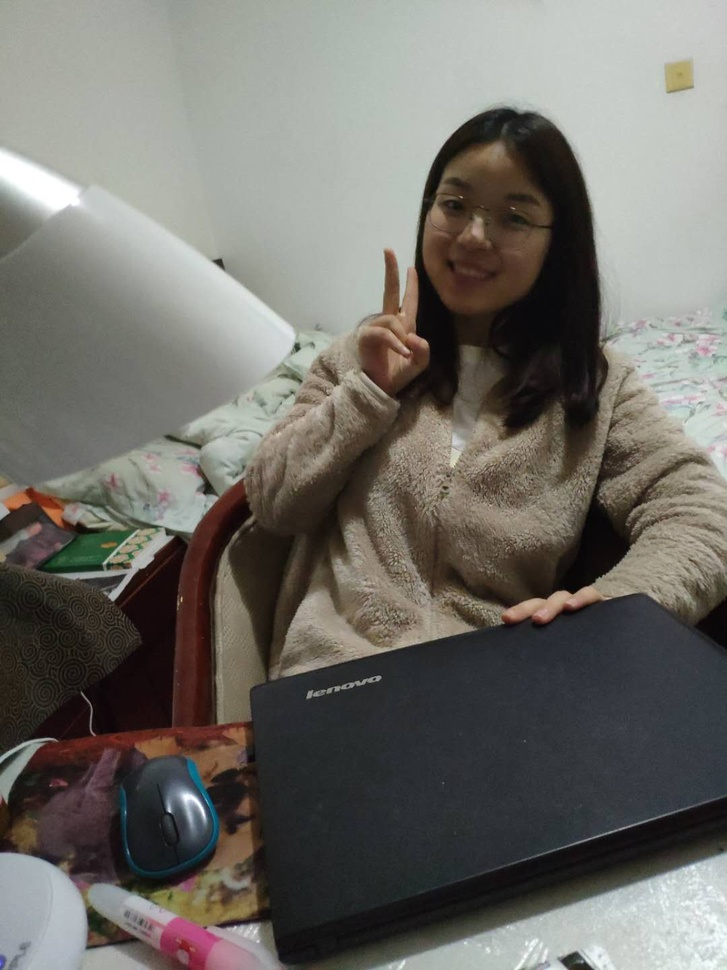
//> input picture python/image/01.jpg, 727 x 970 px, shrunk from 1080 x 1440 before the run, given in place of Test.jpg, which was not available
$ ./opencv_test   (built with g++ and OpenCV 4)
//> lines starting //> are read from the running program, lines starting //| are printed output that depends on the picture; pictures that were not available may be replaced by others from this repository, and a replacement may not be noted
    #include <opencv2/highgui/highgui.hpp>
    #include<opencv2/opencv.hpp>
    #include<opencv2/core/core.hpp>
    #include <opencv2/imgproc/imgproc.hpp>
    #include <opencv2/imgproc/imgproc_c.h>
    #include <iostream>
    using namespace cv;
    using namespace std;
    int main(int argc, char *argv[])
    {
        Mat image = cv::imread("Test.jpg", 1);
//> image is the input picture: 970 rows x 727 cols, CV_8UC3; mean B, G, R 103.5, 109.2, 111.5
        if (image.empty())
        {
            std::cout << "打开图片失败,请检查" << std::endl;
            return -1;
        }
        imshow("原图像", image);
        Mat imageRGB[3];
        split(image, imageRGB);
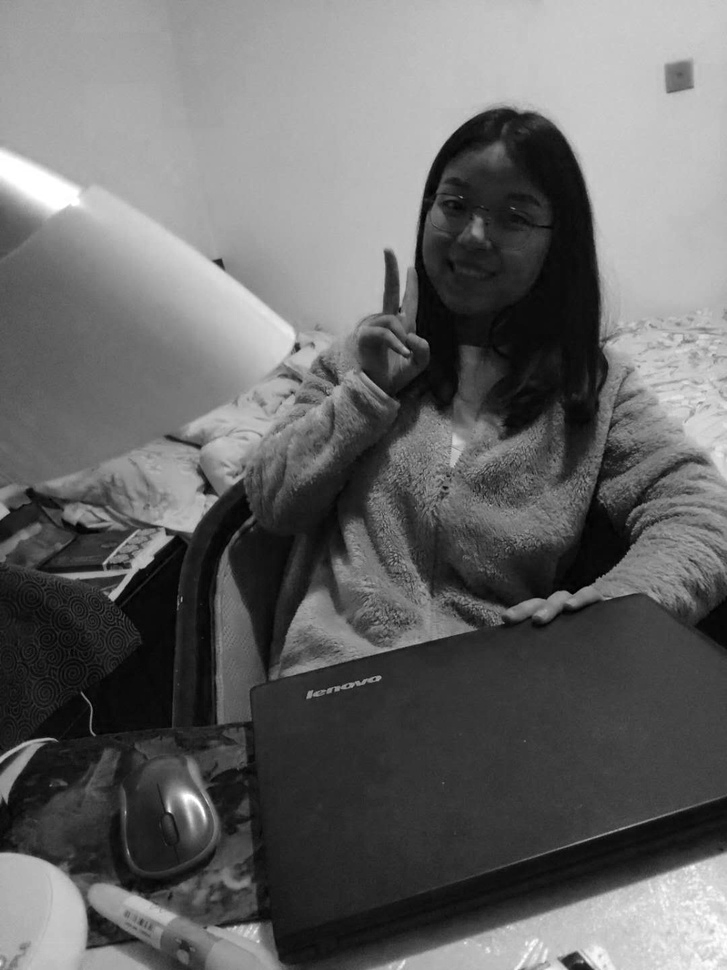
//> imageRGB[0]: 970 rows x 727 cols, CV_8UC1; min 0, max 255, mean 103.5
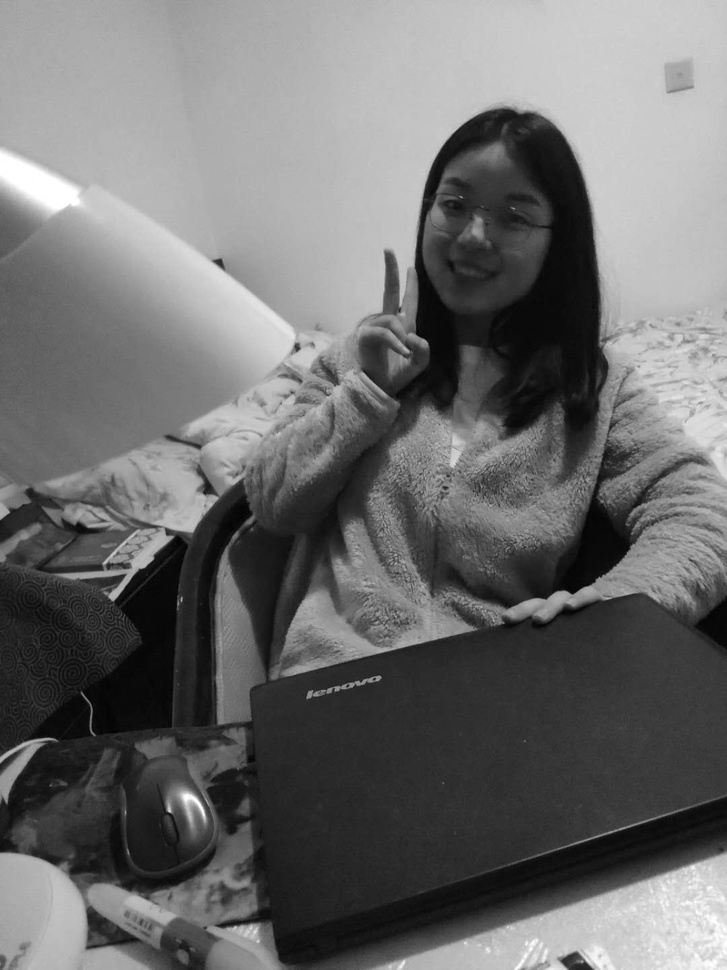
//> imageRGB[1]: 970 rows x 727 cols, CV_8UC1; min 0, max 255, mean 109.2
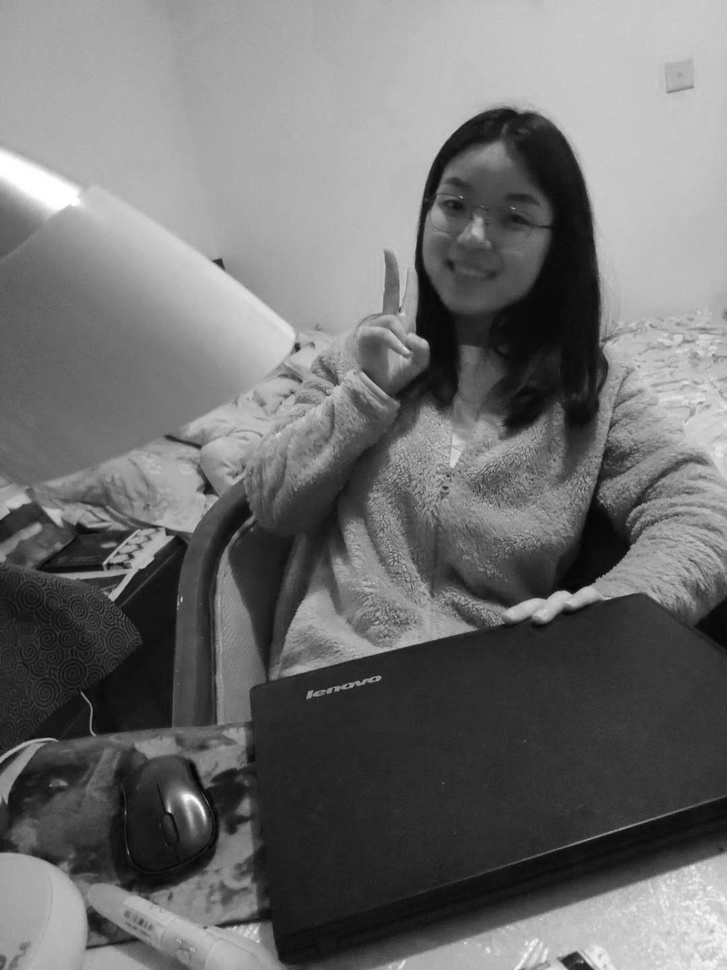
//> imageRGB[2]: 970 rows x 727 cols, CV_8UC1; min 0, max 255, mean 111.5
        for (int i = 0; i < 3; i++)
        {
            equalizeHist(imageRGB[i], imageRGB[i]);
        }
        merge(imageRGB, 3, image);
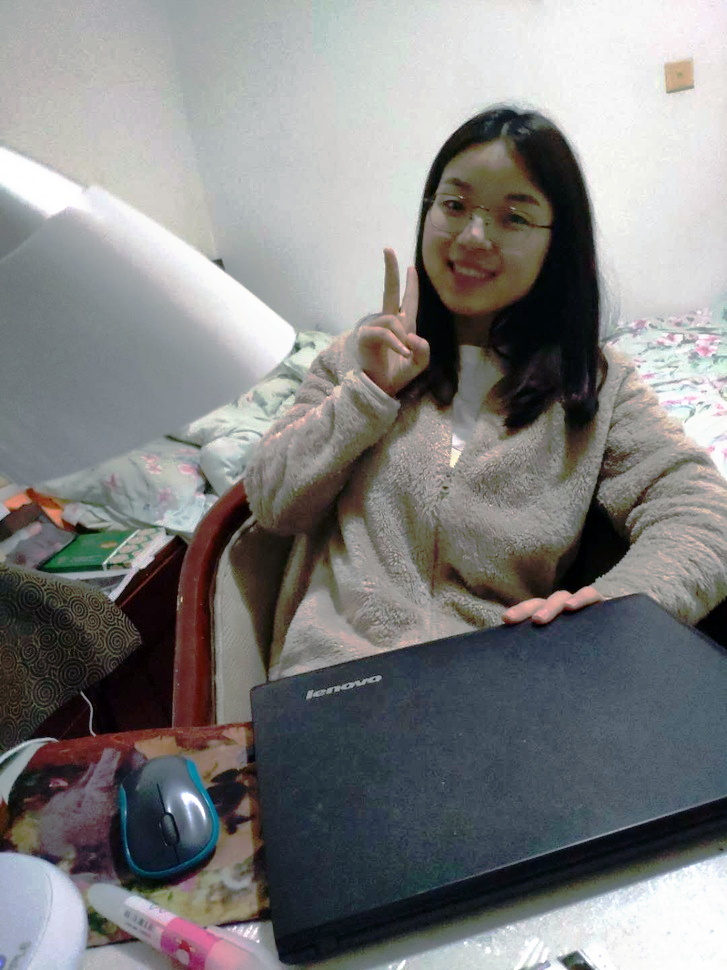
//> image: 970 rows x 727 cols, CV_8UC3; mean B, G, R 128.3, 128.3, 128.3
        imshow("直方图均衡化图像增强效果", image);
        waitKey();
        return 0;
    }
